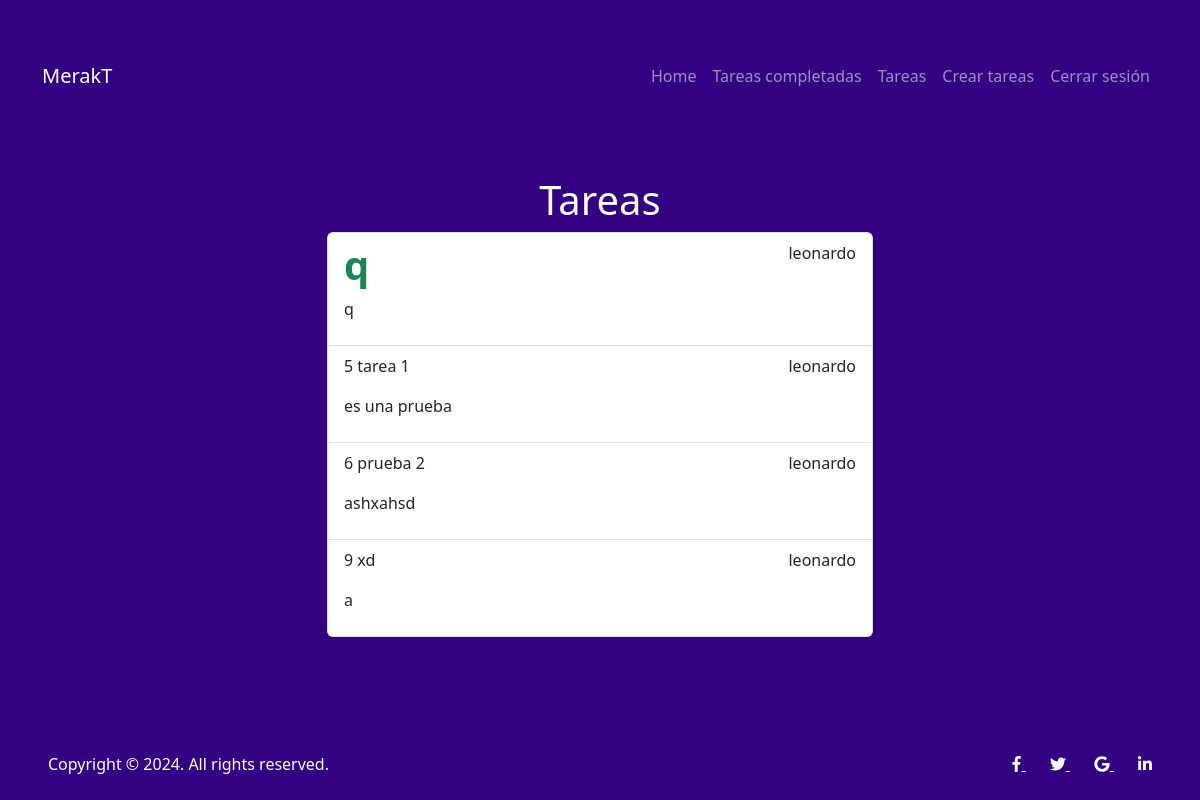
The page /tasks/ (signed in) on the database its author committed.
### tasks/models.py (models this page shows, shortened)
class Task(models.Model): #crea una tabla en sql
  title = models.CharField(max_length=200)
  description = models.TextField(max_length=1000)
  created = models.DateTimeField(auto_now_add=True) #para la fecha que se creo
  datecompleted = models.DateTimeField(null=True, blank=True)
  important = models.BooleanField(default=False)
  user = models.ForeignKey(User, on_delete=models.CASCADE) #para poder vincular dos tablas

### tasks/views.py (the view)
# urls.py: path('tasks/', views.tasks, name='tasks'),
@login_required #el login requerido es por una libreria de django
def tasks(request):
    tasks = Task.objects.filter(user=request.user, datecompleted__isnull=True)
    return render(request, 'tasks.html', {"tasks": tasks})

### tasks/templates/tasks.html (shortened to what this page needs)
{% extends 'base.html' %}
{% block content %}
<main class="container">
  <div class="row">
    <div class="col-md-6 offset-md-3 mt-5">
      <h1 class="text-white col-md-4 offset-md-4 mt-4 col-12 text-center">Tareas</h1>
        <ul class="list-group">
          {% for task in tasks %}
          <a class="list-group-item" href="{% url 'task_detail' task.id %}">
            <header class="d-flex justify-content-between">
              {% if task.important %}
              <h1 class="fw-bold text-success">{{task.title}}</h1>
              {% else %} {{task.id}} {{task.title}} {% endif %}
              <p>{{task.user.username}}</p>
            </header>
              <p>{{task.description}}</p>
          {% endfor %}
        </ul>
    </div>
  </div>
</main>
{% endblock %}

### tasks/templates/base.html (shortened to what this page needs)
<!DOCTYPE html>
<html lang="en">
  <head>
    <link rel="stylesheet" href="https://cdn.jsdelivr.net/npm/bootstrap@5.2.0/dist/css/bootstrap.min.css">
    <link rel="stylesheet" href="style.css">
  </head>
  <body class="bg-purple">
    {% include '_navbar.html' %}
    {% include 'copy.html' %}
    {% block content %}{% endblock %}
  </body>
</html>

### tasks/templates/_navbar.html (shortened to what this page needs)
<nav class="navbar navbar-expand-lg navbar-dark mt-5" style="background-color: #320081;">
  <div class="container">
    <a class="navbar-brand" href="/">MerakT</a>
    <div class="collapse navbar-collapse" id="navbarNav">
      <ul class="navbar-nav ms-auto">
        <li class="nav-item">
          <a href="/" class="nav-link">Home</a>
        </li>
        {% if user.is_authenticated %}
        <li class="nav-item">
          <a href="{% url 'tasks_completed' %}" class="nav-link"
            >Tareas completadas</a
          >
        </li>
        <li class="nav-item">
          <a href="{% url 'tasks' %}" class="nav-link">Tareas</a>
        </li>
        <li class="nav-item">
          <a href="{% url 'create_task' %}" class="nav-link">Crear tareas</a>
        </li>
        <li class="nav-item">
          <a class="nav-link" href="/logout">Cerrar sesión</a>
        </li>
        {% endif %}
      </ul>
    </div>
  </div>
</nav>

### tasks/templates/copy.html
<div class="d-flex flex-column flex-md-row text-center text-md-start justify-content-between py-4 px-4 px-xl-5 fixed-bottom">
    <div class="text-white mb-3 mb-md-0">
      Copyright © 2024. All rights reserved.
    </div>
    <div>
      <a href="#!" class="text-white me-4">
        <i class="fab fa-facebook-f"></i>
      </a>
      <a href="#!" class="text-white me-4">
        <i class="fab fa-twitter"></i>
      </a>
      <a href="#!" class="text-white me-4">
        <i class="fab fa-google"></i>
      </a>
      <a href="#!" class="text-white">
        <i class="fab fa-linkedin-in"></i>
      </a>
    </div>
  </div>

### tasks/templates/style.css (style rules this page uses)
body { background-color: purple; }

### tasks/templates/base.html (style rules this page uses)
body { background-color: #320081; }

### rows shown on the page
Task: title "q", user.username "leonardo", description "q"
Task: id "5", title "tarea 1", user.username "leonardo", description "es una prueba"
Task: id "6", title "prueba 2", user.username "leonardo", description "ashxahsd"
Task: id "9", title "xd", user.username "leonardo", description "a"
